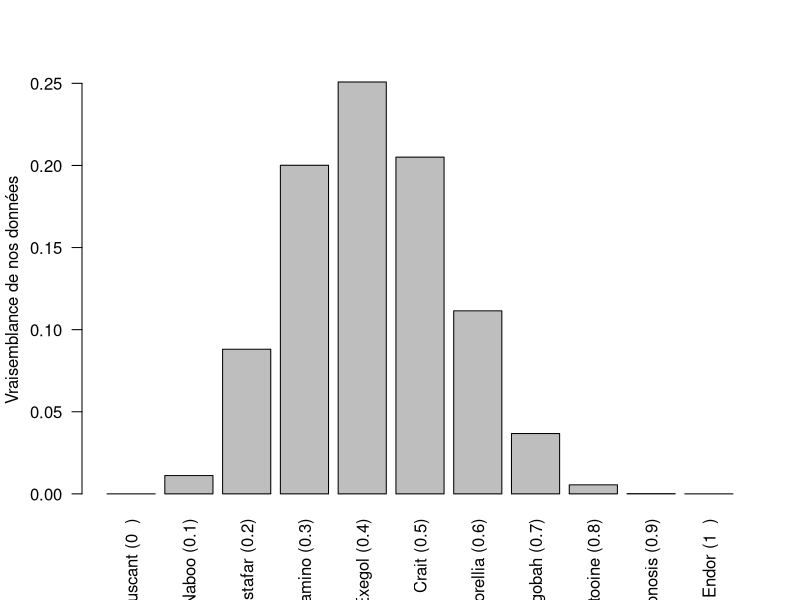

Source code (R):
## ---- chunk 1
white = 4
total = 10
## ---- chunk 2
Tatooine = 0.8
## ---- chunk 3
likelihood = dbinom(
  x    = white,    # 4
  size = total,    # 10
  prob = Tatooine  # 0.8
)
## ---- chunk 4
print(likelihood)
## ---- chunk 5
Coruscant = 0
Naboo     = 0.1
Mustafar  = 0.2
Kamino    = 0.3
Exegol    = 0.4
Crait     = 0.5
Corellia  = 0.6
Dagobah   = 0.7
Tatooine  = 0.8
Geonosis  = 0.9
Endor     = 1
## ---- chunk 6
theories = c(
  Coruscant,
  Naboo,
  Mustafar,
  Kamino,
  Exegol,
  Crait,
  Corellia,
  Dagobah,
  Tatooine,
  Geonosis,
  Endor
)
## ---- chunk 7
print(theories)
## ---- chunk 8
likelihoods = dbinom(
  x    = white,    # 4
  size = total,    # 10
  prob = theories  # de 0 à 1
)
## ---- chunk 9
print(round(likelihoods, 3))
## ---- chunk 10
#| echo: false

planets = c(
  "Coruscant (0  )",
  "    Naboo (0.1)",
  " Mustafar (0.2)",
  "   Kamino (0.3)",
  "   Exegol (0.4)",
  "    Crait (0.5)",
  " Corellia (0.6)",
  "  Dagobah (0.7)",
  " Tatooine (0.8)",
  " Geonosis (0.9)",
  "    Endor (1  )"
)

barplot(likelihoods ~ c(1:11),
        names.arg = planets,
        xlab = "",
        ylab = "Vraisemblance de nos données",
        las = 2,
        )
